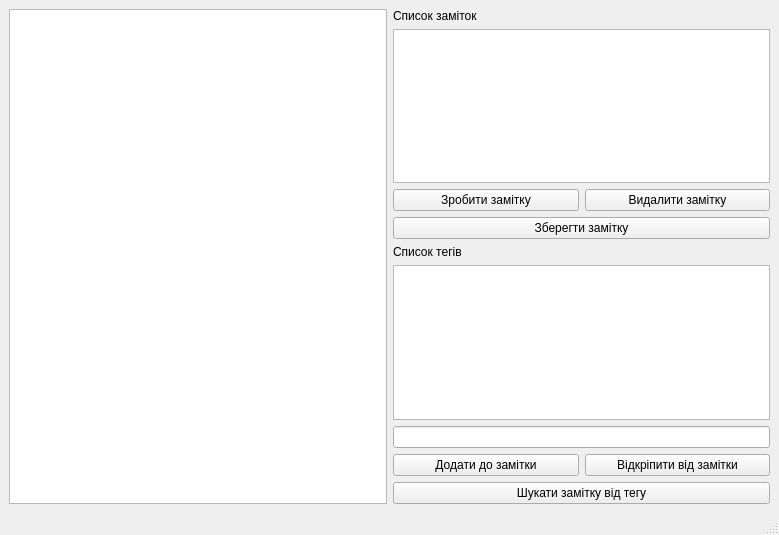
<?xml version="1.0" encoding="UTF-8"?>
<ui version="4.0">
 <class>MainWindow</class>
 <widget class="QMainWindow" name="MainWindow">
  <property name="geometry">
   <rect>
    <x>0</x>
    <y>0</y>
    <width>779</width>
    <height>535</height>
   </rect>
  </property>
  <property name="windowTitle">
   <string>MainWindow</string>
  </property>
  <widget class="QWidget" name="centralwidget">
   <layout class="QHBoxLayout" name="horizontalLayout_2">
    <item>
     <layout class="QHBoxLayout" name="horizontalLayout">
      <item>
       <layout class="QVBoxLayout" name="verticalLayout_2">
        <item>
         <widget class="QTextEdit" name="textEdit"/>
        </item>
       </layout>
      </item>
      <item>
       <layout class="QVBoxLayout" name="verticalLayout">
        <item>
         <widget class="QLabel" name="label">
          <property name="text">
           <string>Список заміток</string>
          </property>
         </widget>
        </item>
        <item>
         <widget class="QListWidget" name="listWidget"/>
        </item>
        <item>
         <layout class="QHBoxLayout" name="horizontalLayout_3">
          <item>
           <widget class="QPushButton" name="pushButton_3">
            <property name="text">
             <string>Зробити замітку</string>
            </property>
           </widget>
          </item>
          <item>
           <widget class="QPushButton" name="pushButton_2">
            <property name="text">
             <string>Видалити замітку</string>
            </property>
           </widget>
          </item>
         </layout>
        </item>
        <item>
         <widget class="QPushButton" name="pushButton">
          <property name="text">
           <string>Зберегти замітку</string>
          </property>
         </widget>
        </item>
        <item>
         <widget class="QLabel" name="label_2">
          <property name="text">
           <string>Список тегів</string>
          </property>
         </widget>
        </item>
        <item>
         <widget class="QListWidget" name="listWidget_2"/>
        </item>
        <item>
         <widget class="QLineEdit" name="lineEdit"/>
        </item>
        <item>
         <layout class="QHBoxLayout" name="horizontalLayout_4">
          <item>
           <widget class="QPushButton" name="pushButton_4">
            <property name="text">
             <string>Додати до замітки</string>
            </property>
           </widget>
          </item>
          <item>
           <widget class="QPushButton" name="pushButton_6">
            <property name="text">
             <string>Відкріпити від замітки</string>
            </property>
           </widget>
          </item>
         </layout>
        </item>
        <item>
         <widget class="QPushButton" name="pushButton_5">
          <property name="text">
           <string>Шукати замітку від тегу</string>
          </property>
         </widget>
        </item>
       </layout>
      </item>
     </layout>
    </item>
   </layout>
  </widget>
  <widget class="QMenuBar" name="menubar">
   <property name="geometry">
    <rect>
     <x>0</x>
     <y>0</y>
     <width>779</width>
     <height>21</height>
    </rect>
   </property>
  </widget>
  <widget class="QStatusBar" name="statusbar"/>
 </widget>
 <resources/>
 <connections/>
</ui>
